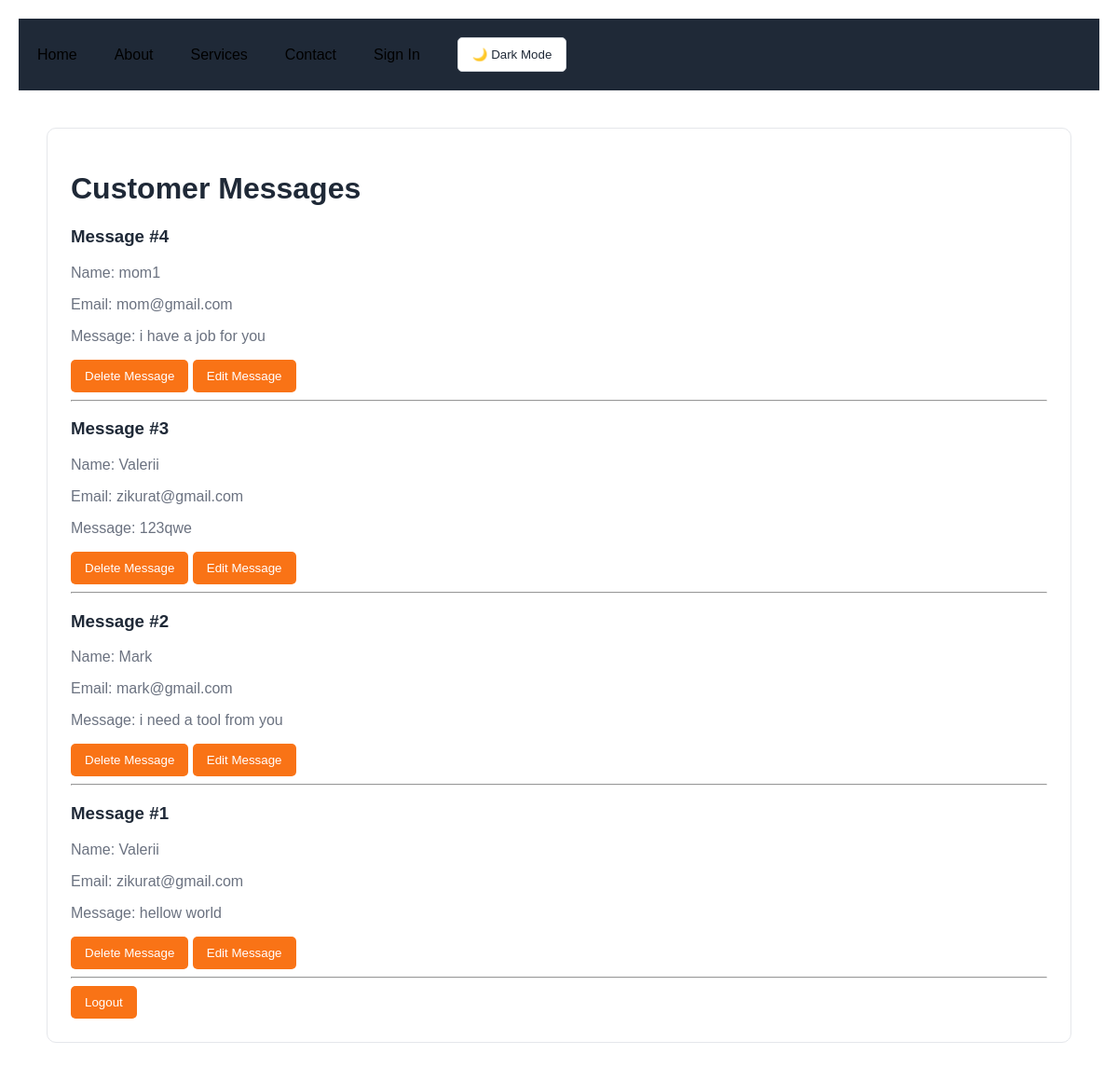
/admin/messages (signed in), run on an earlier commit of the app's database.
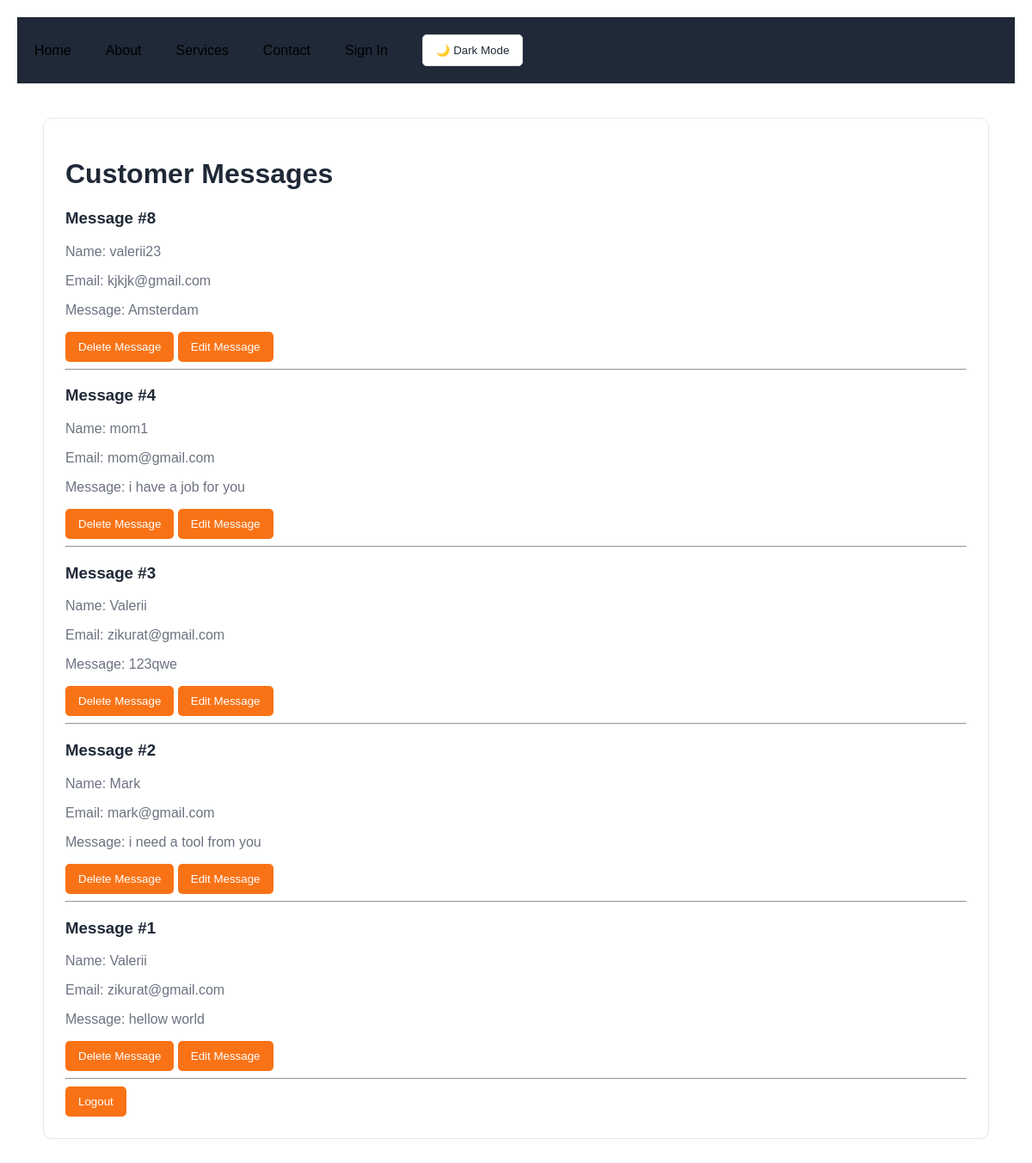
And on a later commit of the database.
### tables this page shows
CREATE TABLE messages (
            id INTEGER PRIMARY KEY AUTOINCREMENT,
            name TEXT NOT NULL,
            email TEXT NOT NULL,
            message TEXT NOT NULL
        );

### app.py (the view)
@app.route("/admin/messages")
@login_required
def admin_messages():
    connection = sqlite3.connect("messages.db")
    connection.row_factory = sqlite3.Row
    messages = connection.execute("SELECT * FROM messages ORDER BY id DESC").fetchall()
    connection.close()
    return render_template("admin_messages.html", messages=messages)

### app.py (called while the page is built)
def login_required(function):
    @wraps(function)
    def wrapper(*args, **kwargs):
        if not session.get("logged_in"):
            return redirect(url_for("login"))
        return function(*args, **kwargs)
    return wrapper

### templates/admin_messages.html (shortened to what this page needs)
{% extends "base.html" %}
{% block content %}
<h1>Customer Messages</h1>
{% if messages %}
{% for message in messages %}
<div>
    <h3>Message #{{ message["id"] }}</h3>
    <p>Name: {{ message["name"] }}</p>
    <p>Email: {{ message["email"] }}</p>
    <p>Message: {{ message["message"] }}</p>
    <form method="POST" action="{{ url_for('delete_message', message_id=message['id']) }}"
        onsubmit="return confirm('Are you sure you want to delete this message?');">
        <button type="submit">Delete Message</button>
        <a href="{{ url_for('edit_message', message_id=message['id']) }}">
            <button type="button">Edit Message</button>
        </a>
    </form>
    <hr>
</div>
{% endfor %}
{% else %}
<p>No messages found.</p>
{% endif %}
<form method="POST" action="{{ url_for('logout') }}">
    <button type="submit">Logout</button>
</form>
{% endblock %}

### templates/base.html (shortened to what this page needs)
<!DOCTYPE html>
<html lang="en">
<head>
    <link rel="stylesheet" href="{{ url_for('static', filename='style.css') }}">
</head>
<body>
    <nav>
        <a href="{{ url_for('home') }}">Home</a>
        <a href="{{ url_for('about') }}">About</a>
        <a href="{{ url_for('services') }}">Services</a>
        <a href="{{ url_for('contact') }}">Contact</a>
        <a href="{{ url_for('admin_messages') }}">Sign In</a>
        <button id="theme-toggle">🌙 Dark Mode</button>
    </nav>
    <main>
        {% block content %}
        {% endblock %}
    </main>
</body>
</html>

### static/style.css (style rules this page uses)
:root { --bg-color: #F3F4F6; --surface-color: #FFFFFF; --text-color: #1F2937; --secondary-text: #6B7280; --nav-color: #1F2937; --border-color: #E5E7EB; --primary-color: #F97316; --primary-hover: #EA580C; }
* { box-sizing: border-box; }
body { font-family: Arial, sans-serif; margin: 0; background-color: var(--bg-color); color: var(--text-color); transition: background-color 0.3s, color 0.3s; }
nav { background-color: var(--nav-color); padding: 20px; }
nav a { color: #FFFFFF; text-decoration: none; margin-right: 20px; transition: color 0.2s; }
nav a, nav a:visited { color: #FFFFFF; }
main { max-width: 1100px; margin: 40px auto; padding: 25px; background-color: var(--surface-color); color: var(--text-color); border: 1px solid var(--border-color); border-radius: 10px; }
h1, h2, h3 { color: var(--text-color); }
p { color: var(--secondary-text); }
button { background-color: var(--primary-color); color: #FFFFFF; padding: 10px 18px; border: none; border-radius: 5px; cursor: pointer; transition: background-color 0.2s; }
#theme-toggle { background-color: #FFFFFF; color: #1F2937; border: 1px solid #D1D5DB; }

### templates/base.html (style rules this page uses)
body { background-color: white; color: black; font-family: Arial, sans-serif; margin: 0; padding: 20px; transition: 0.3s; }
nav { display: flex; gap: 20px; align-items: center; margin-bottom: 30px; }
nav a { text-decoration: none; color: inherit; }
button { padding: 10px 15px; cursor: pointer; }

What changed in the data, as far as the page shows it:
added messages: id "8", name "valerii23", email "kjkjk@gmail.com", message "Amsterdam"
